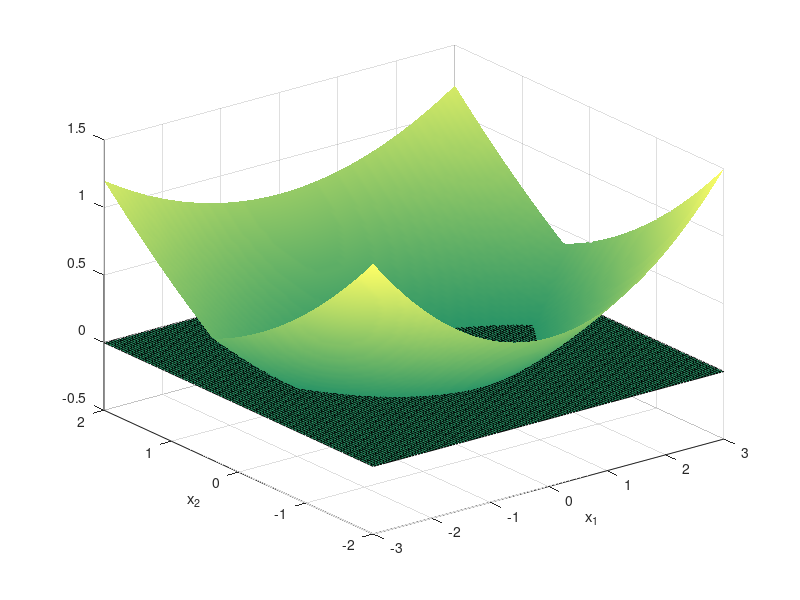

Write MATLAB code to recreate this figure.
X1=-3:.05:3;
X2=-2:.05:2;
[x1,x2]=meshgrid(X1,X2);
colormap('summer')
surf(x1,x2,max(0.1*(x1.^2+(x2-1.5).^2-25/4),0.05*(x1.^2+(x2+15/4).^2-289/16)))
shading('interp')
xlabel('x_1')
ylabel('x_2')
pause
hold on
surf(x1,x2,0*x1+0*x2)
hold off
